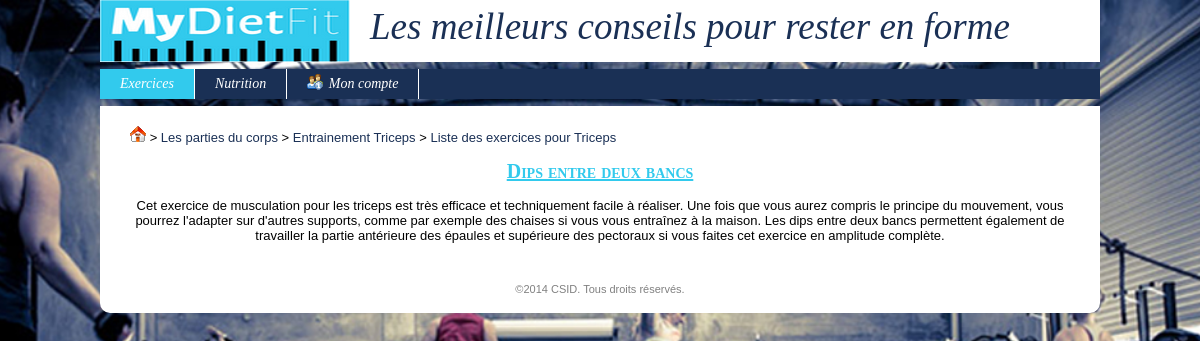
/index.php?uc=exercice&action=v_exercice&idExercice=8, run on the app's committed database.
### tables this page shows
CREATE TABLE IF NOT EXISTS `partiecorps` (
  `idPartieCorps` int(11) unsigned NOT NULL AUTO_INCREMENT,
  `libelle` varchar(45) NOT NULL DEFAULT '',
  `descEx` varchar(1000) NOT NULL DEFAULT '',
  `descPgrm` varchar(1000) NOT NULL DEFAULT '',
  PRIMARY KEY (`idPartieCorps`)
);

CREATE TABLE IF NOT EXISTS `ficheexercice` (
  `idFicheExercice` int(11) unsigned NOT NULL AUTO_INCREMENT,
  `titre` varchar(45) DEFAULT NULL,
  `resume` varchar(1000) DEFAULT NULL,
  `description` varchar(5000) NOT NULL DEFAULT '',
  `dateAjout` datetime NOT NULL DEFAULT '0000-00-00 00:00:00',
  `idPartieCorps` int(10) unsigned DEFAULT NULL,
  `video` varchar(1000) NOT NULL DEFAULT '',
  `image1` varchar(100) NOT NULL DEFAULT '',
  `image2` varchar(100) NOT NULL DEFAULT '',
  `image3` varchar(100) NOT NULL DEFAULT '',
  `imageResume` varchar(100) NOT NULL DEFAULT '',
  PRIMARY KEY (`idFicheExercice`),
  KEY `FK_ficheexercice_1` (`idPartieCorps`)
);

### modules/fonctions/php/generale.inc.php (called while the page is built, shortened)
<?php
function connexion()
{
	global $_CONFIG;
	$hote = $_CONFIG['DB_ServerHost'];
	$login = $_CONFIG['DB_Username'];
	$mdp = $_CONFIG['DB_Password'];
	$bd = $_CONFIG['DB_Database'];
	$connexion = @mysql_connect($hote, $login, $mdp) or die("<u>Erreur SQL (Connexion au serveur impossible)</u>: ".mysql_error()." <br>");
	return $connexion;
}
function getRequest($nomChamp, $elseValue = null)
{
	return (isset($_REQUEST[$nomChamp]) && $_REQUEST[$nomChamp]) ? $_REQUEST[$nomChamp] : $elseValue;
}
function getMySqlString($champ, $elseValue = null, $noCote = 0)
{
	$cote = ($noCote) ? null : "'";
	if(isset($champ) && $champ) $result = $cote.mysql_real_escape_string($champ, connexion()).$cote;
	else if(is_null($champ) || $champ == "") $result = "NULL";
	else $result = $cote.mysql_real_escape_string($elseValue, connexion()).$cote;
	return $result;
}
?>

### config.inc.php (called while the page is built, shortened)
<?php
$_CONFIG = array
(
	"DB_ServerHost" => "localhost",
	"DB_Username" => "root",
    "DB_Password" => "",
    "DB_Database" => "mydietfit_bdd",
    "DIR_Control" => "controleurs/",
    "DIR_View" => "vues/",
    "DIR_Model" => "modules/fonctions/php/",
    "DIR_Dynamic" => "modules/fonctions/js/",
    "DIR_XML" => "modules/fonctions/xml/",
    "DIR_Plugin" => "modules/plugins/",
    "DIR_CSS" => "modules/themes/",
    "DIR_Attachment" => "ressources/documents/",
    "DIR_Image" => "ressources/images/",
	"EML_Envoi" => false,
	"EML_ServerSMTP" => "",
	"EML_PortSMTP" => "",
);
?>

### modules/fonctions/php/identification.inc.php (called while the page is built, shortened)
<?php
function estConnecte($idUtilisateur = null, $login = null)
{
	$result = isset($_SESSION['idUtilisateur']) && !empty($_SESSION['idUtilisateur']);
	return $result;
}
?>

### modules/fonctions/php/exercices.inc.php (called while the page is built, shortened)
<?php
function getUnExercice($idExercice)
{
	$req = "SELECT * FROM ficheexercice where idFicheExercice = ".getMySqlString($idExercice);
	$conx = connexion();
	$res = mysql_query($req, $conx) or die ("<u>Erreur SQL (getUnExercice)</u>: ".mysql_error()." <br>");
	$unExercice = mysql_fetch_assoc($res);
	return $unExercice;
}
?>

### modules/fonctions/php/partieCorps.inc.php (called while the page is built, shortened)
<?php
function getUnePartieCorps($idPartieCorps)
{
	$req = "SELECT * FROM partiecorps where idPartieCorps = ".getMySqlString($idPartieCorps);
	$conx = connexion();
	$res = mysql_query($req, $conx) or die ("<u>Erreur SQL (getUnePartieCorps)</u>: ".mysql_error()." <br>");
	$unePartieCorps = mysql_fetch_assoc($res);
	return $unePartieCorps;
}
?>

### vues/v_menu.php (the view, shortened to what this page needs)
	<div id="menu">
		<ul>
			<li <?php if($uc == "exercice") echo "style='background:#32CAED'";?>> <a href="index.php?uc=exercice&action=lstExercice"> Exercices </a>
			</li>
			<li <?php if($uc == "nutrition") echo "style='background:#32CAED'";?>> <a href="index.php?uc=nutrition&action=lstNutrition"> Nutrition </a>
			</li>
			<li> <a href="index.php?uc=identif&action=frmConnexion"><img src="<?php echo $_CONFIG['DIR_Image']; ?>menuUserInfo.png"> <?php if(estConnecte()) echo $_SESSION['login']; else echo "Mon compte"; ?> </a>
			</li>
		</ul>
	</div>
</div>
<div id="content">

### vues/v_filAriane.php (shortened to what this page needs)
<?php
$home = "<a href='index.php?uc=identif&action=index'><img src='$_CONFIG[DIR_Image]home.gif'></a>";
$niveau1 = "<a href='index.php?uc=exercice&action=lstExercice'>Les parties du corps</a>";
echo "<div style='text-align:justify'>";
if($action == "v_exercice") {
	$idExercice = getRequest('idExercice');
	$unExercice = getUnExercice($idExercice);
	$idPartieCorps = $unExercice['idPartieCorps'];
	$unePartieCorps = getUnePartieCorps($idPartieCorps);
	$libelle = $unePartieCorps['libelle'];
	$niveau2 = "<a href='index.php?uc=exercice&action=entrainement&idPartieCorps=$idPartieCorps'>Entrainement $libelle</a>";
	$lstEx = "<a href='index.php?uc=exercice&action=lstEx&idPartieCorps=$idPartieCorps'>Liste des exercices pour $libelle</a>";
	echo $home." > ".$niveau1." > ".$niveau2." > ".$lstEx;
}
echo "</div><br>";
?>

### vues/v_headTitre.php
<h2> <?php echo $titre; ?> </h2> <br>

### vues/exercices/v_exercice.php (shortened to what this page needs)
<div>
<?php echo $unExercice['description'] ?>
</div>

### data on the page
partiecorps: libelle "Triceps"
ficheexercice: titre "Dips entre deux bancs", description "Cet exercice de musculation pour les triceps est très efficace et techniquement facile à réaliser. Une fois que vous aurez compris le principe du mouvement, vous pourrez l'adapter sur d'autres supports, comme par exemple des chaises si vous vous entraînez à la maison. Les dips entre deux bancs permettent également de travailler la partie antérieure des épaules et supérieure des pectoraux si vous faites cet exercice en amplitude complète."
